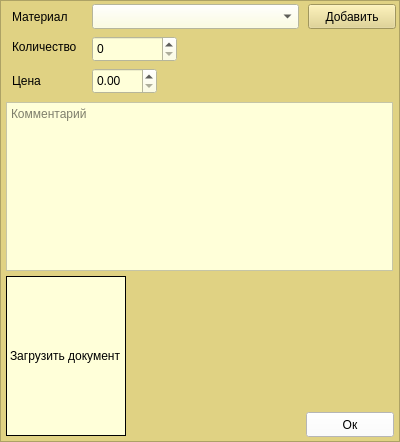
<?xml version="1.0" encoding="UTF-8"?>
<ui version="4.0">
 <class>createreceipt</class>
 <widget class="QWidget" name="createreceipt">
  <property name="geometry">
   <rect>
    <x>0</x>
    <y>0</y>
    <width>400</width>
    <height>442</height>
   </rect>
  </property>
  <property name="windowTitle">
   <string>Form</string>
  </property>
  <widget class="QFrame" name="frame">
   <property name="geometry">
    <rect>
     <x>0</x>
     <y>0</y>
     <width>400</width>
     <height>442</height>
    </rect>
   </property>
   <property name="styleSheet">
    <string notr="true">background-color: rgb(224, 210, 131);</string>
   </property>
   <property name="frameShape">
    <enum>QFrame::Shape::StyledPanel</enum>
   </property>
   <property name="frameShadow">
    <enum>QFrame::Shadow::Raised</enum>
   </property>
   <widget class="QComboBox" name="cb_materials">
    <property name="geometry">
     <rect>
      <x>92</x>
      <y>4</y>
      <width>207</width>
      <height>25</height>
     </rect>
    </property>
    <property name="styleSheet">
     <string notr="true">background-color: rgb(255, 255, 217);
color: rgb(0, 0, 0);</string>
    </property>
   </widget>
   <widget class="QLabel" name="lb_material">
    <property name="geometry">
     <rect>
      <x>12</x>
      <y>8</y>
      <width>73</width>
      <height>17</height>
     </rect>
    </property>
    <property name="styleSheet">
     <string notr="true">color: rgb(0, 0, 0);</string>
    </property>
    <property name="text">
     <string>Материал</string>
    </property>
   </widget>
   <widget class="QPushButton" name="qpb_material">
    <property name="geometry">
     <rect>
      <x>308</x>
      <y>4</y>
      <width>88</width>
      <height>25</height>
     </rect>
    </property>
    <property name="text">
     <string>Добавить</string>
    </property>
   </widget>
   <widget class="QPushButton" name="qpb_addNewreceipt">
    <property name="geometry">
     <rect>
      <x>306</x>
      <y>412</y>
      <width>88</width>
      <height>25</height>
     </rect>
    </property>
    <property name="styleSheet">
     <string notr="true">background-color: rgb(255, 255, 255);
color: rgb(0, 0, 0);</string>
    </property>
    <property name="text">
     <string>Ок</string>
    </property>
   </widget>
   <widget class="QLabel" name="lb_count">
    <property name="geometry">
     <rect>
      <x>12</x>
      <y>38</y>
      <width>87</width>
      <height>17</height>
     </rect>
    </property>
    <property name="styleSheet">
     <string notr="true">color: rgb(0, 0, 0);</string>
    </property>
    <property name="text">
     <string>Количество</string>
    </property>
   </widget>
   <widget class="QSpinBox" name="sb_count">
    <property name="geometry">
     <rect>
      <x>92</x>
      <y>36</y>
      <width>85</width>
      <height>26</height>
     </rect>
    </property>
    <property name="styleSheet">
     <string notr="true">background-color: rgb(255, 255, 217);
color: rgb(0, 0, 0);</string>
    </property>
    <property name="maximum">
     <number>1000</number>
    </property>
   </widget>
   <widget class="QLabel" name="lb_price">
    <property name="geometry">
     <rect>
      <x>12</x>
      <y>72</y>
      <width>66</width>
      <height>17</height>
     </rect>
    </property>
    <property name="styleSheet">
     <string notr="true">color: rgb(0, 0, 0);</string>
    </property>
    <property name="text">
     <string>Цена</string>
    </property>
   </widget>
   <widget class="QDoubleSpinBox" name="dsb_price">
    <property name="geometry">
     <rect>
      <x>92</x>
      <y>68</y>
      <width>65</width>
      <height>26</height>
     </rect>
    </property>
    <property name="styleSheet">
     <string notr="true">background-color: rgb(255, 255, 217);
color: rgb(0, 0, 0);</string>
    </property>
    <property name="maximum">
     <double>99999.990000000005239</double>
    </property>
   </widget>
   <widget class="QPlainTextEdit" name="pte_description">
    <property name="geometry">
     <rect>
      <x>6</x>
      <y>102</y>
      <width>387</width>
      <height>169</height>
     </rect>
    </property>
    <property name="styleSheet">
     <string notr="true">background-color: rgb(255, 255, 217);
color: rgb(0, 0, 0);</string>
    </property>
    <property name="placeholderText">
     <string>Комментарий</string>
    </property>
   </widget>
   <widget class="QPushLabel" name="lb_image">
    <property name="geometry">
     <rect>
      <x>6</x>
      <y>276</y>
      <width>120</width>
      <height>160</height>
     </rect>
    </property>
    <property name="styleSheet">
     <string notr="true">background-color: rgb(255, 255, 217);
color: rgb(0, 0, 0);</string>
    </property>
    <property name="frameShape">
     <enum>QFrame::Shape::Box</enum>
    </property>
    <property name="text">
     <string>Загрузить документ</string>
    </property>
    <property name="scaledContents">
     <bool>true</bool>
    </property>
   </widget>
  </widget>
  <widget class="QFrame" name="frame_material">
   <property name="geometry">
    <rect>
     <x>0</x>
     <y>500</y>
     <width>400</width>
     <height>442</height>
    </rect>
   </property>
   <property name="frameShape">
    <enum>QFrame::Shape::StyledPanel</enum>
   </property>
   <property name="frameShadow">
    <enum>QFrame::Shadow::Raised</enum>
   </property>
   <widget class="QLabel" name="label">
    <property name="geometry">
     <rect>
      <x>96</x>
      <y>6</y>
      <width>191</width>
      <height>17</height>
     </rect>
    </property>
    <property name="text">
     <string>Добавить новый материал</string>
    </property>
   </widget>
   <widget class="QLineEdit" name="le_materialName">
    <property name="geometry">
     <rect>
      <x>68</x>
      <y>38</y>
      <width>233</width>
      <height>25</height>
     </rect>
    </property>
    <property name="placeholderText">
     <string>Название</string>
    </property>
   </widget>
   <widget class="QPushButton" name="qpb_addNewmaterial">
    <property name="geometry">
     <rect>
      <x>288</x>
      <y>262</y>
      <width>88</width>
      <height>25</height>
     </rect>
    </property>
    <property name="text">
     <string>Добавить</string>
    </property>
   </widget>
   <widget class="QPushButton" name="qpb_addMaterialCancel">
    <property name="geometry">
     <rect>
      <x>160</x>
      <y>262</y>
      <width>88</width>
      <height>25</height>
     </rect>
    </property>
    <property name="text">
     <string>Отмена</string>
    </property>
   </widget>
  </widget>
 </widget>
 <customwidgets>
  <customwidget>
   <class>QPushLabel</class>
   <extends>QLabel</extends>
   <header>qpushlabel.h</header>
  </customwidget>
 </customwidgets>
 <resources/>
 <connections/>
</ui>
